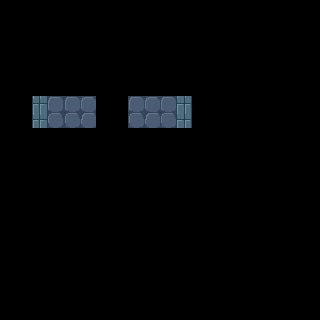

Below is a game level as drawn by its tile map, then a one-line description and the .tmx that defines it (tile-layer data replaced by summaries):
An orthogonal 10x10 tile map with 32x32 px tiles, 4 tile layers (regions, input_Manual, input_Manual, output_Auto).

<map version="1.0" tiledversion="1.0.3" orientation="orthogonal" renderorder="right-down" width="10" height="10" tilewidth="32" tileheight="32" nextobjectid="1">
 <tileset firstgid="1" source="../TileSet/tileconfig_level.tsx" />
 <layer name="regions" width="10" height="10">
  <data>[100 cells, 4 non-empty, 1 distinct tile ids]</data>
 </layer>
 <layer name="input_Manual" width="10" height="10">
  <data>[100 cells, 4 non-empty, 2 distinct tile ids]</data>
 </layer>
 <layer name="input_Manual" width="10" height="10">
  <data>[100 cells, 4 non-empty, 2 distinct tile ids]</data>
 </layer>
 <layer name="output_Auto" width="10" height="10">
  <data>[100 cells, 2 non-empty, 2 distinct tile ids]</data>
 </layer>
</map>
